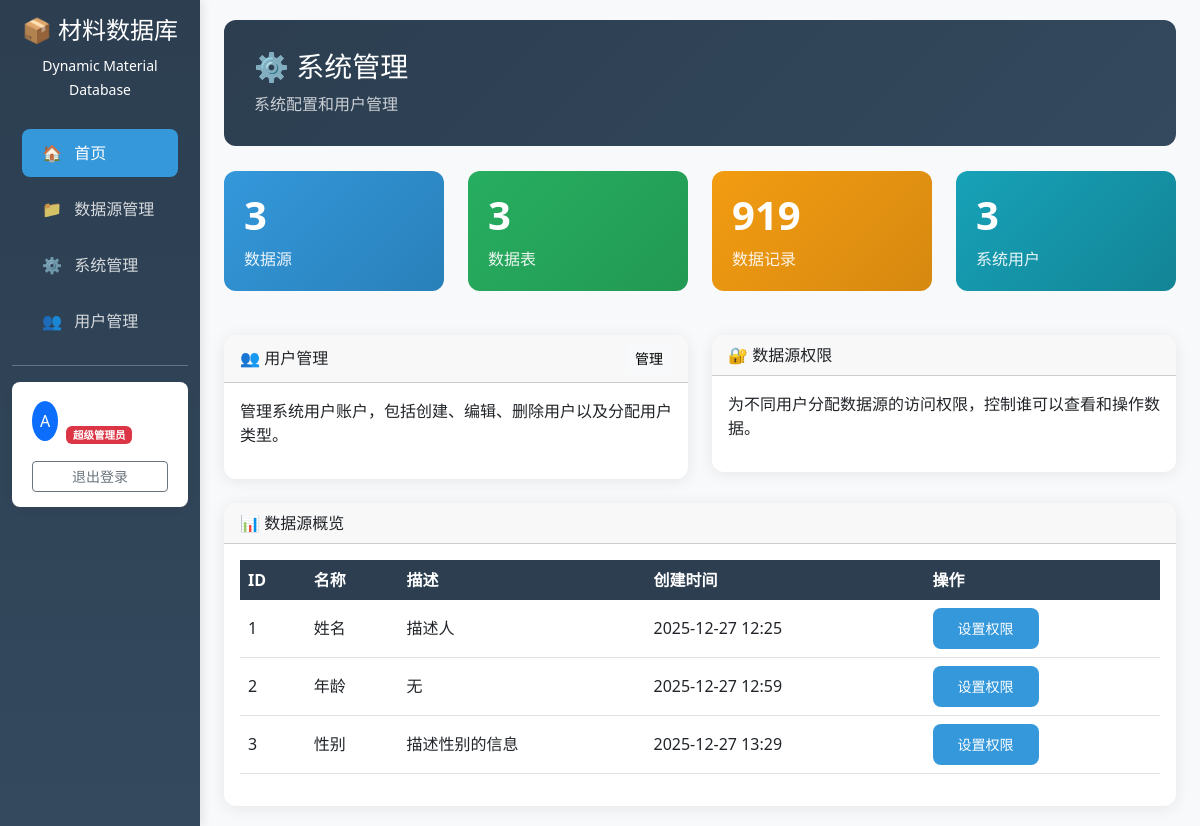
The page /admin (signed in) on the database its author committed.
### database/schema.py (models this page shows)
class User(Base):
    __tablename__ = 'users'
    id = Column(Integer, primary_key=True, autoincrement=True)
    username = Column(String(50), unique=True, nullable=False)
    password_hash = Column(String(255), nullable=False)
    email = Column(String(100))
    user_type = Column(String(20), default='normal')  # super_admin, admin, normal
    is_active = Column(Boolean, default=True)
    created_at = Column(DateTime, default=datetime.now)
    updated_at = Column(DateTime, default=datetime.now, onupdate=datetime.now)
    permissions = relationship("UserTablePermission", back_populates="user")
    data_sources = relationship("DataSource", back_populates="created_by")

class DataSource(Base):
    __tablename__ = 'data_sources'
    id = Column(Integer, primary_key=True, autoincrement=True)
    name = Column(String(100), nullable=False)           # 数据源名称
    source_file = Column(String(255))                    # 原始Excel文件路径
    description = Column(Text)
    created_by_id = Column(Integer, ForeignKey('users.id'))
    created_at = Column(DateTime, default=datetime.now)
    updated_at = Column(DateTime, default=datetime.now, onupdate=datetime.now)
    created_by = relationship("User", back_populates="data_sources")
    permissions = relationship("UserTablePermission", back_populates="data_source")
    dynamic_tables = relationship("DynamicTable", back_populates="data_source")

### app.py (the view)
@app.route('/admin')
@require_login
def admin_panel():
    user = get_current_user()
    if user.user_type != 'super_admin':
        return render_template('error.html', error='需要超级管理员权限')
    users = db.session.query(User).all()
    sources = db.session.query(DataSource).all()
    stats = query_engine.get_statistics()
    return render_template('admin.html', user=user, users=users, data_sources=sources, stats=stats)

### app.py (called while the page is built)
def get_current_user():
    user_id = session.get('user_id')
    if user_id:
        return db.session.query(User).get(user_id)
    return None

def require_login(f):
    from functools import wraps
    @wraps(f)
    def decorated_function(*args, **kwargs):
        if not session.get('user_id'):
            if request.is_json:
                return jsonify({'error': '请先登录'}), 401
            return redirect(url_for('login'))
        return f(*args, **kwargs)
    return decorated_function

### templates/admin.html (shortened to what this page needs)
<!DOCTYPE html>
<html lang="zh-CN">
<head>
    <link href="https://cdn.jsdelivr.net/npm/bootstrap@5.3.0/dist/css/bootstrap.min.css" rel="stylesheet">
    <link href="https://cdn.datatables.net/1.13.6/css/dataTables.bootstrap5.min.css" rel="stylesheet">
</head>
<body>
    {% extends "base.html" %}
    {% block content %}
    <div class="page-header">
        <h3>⚙️ 系统管理</h3>
        <p class="mb-0 opacity-75">系统配置和用户管理</p>
    </div>
    <div class="row mb-4">
        <div class="col-md-3">
            <div class="stat-card primary">
                <h2>{{ stats.data_sources }}</h2>
                <p class="mb-0">数据源</p>
            </div>
        </div>
        <div class="col-md-3">
            <div class="stat-card success">
                <h2>{{ stats.tables }}</h2>
                <p class="mb-0">数据表</p>
            </div>
        </div>
        <div class="col-md-3">
            <div class="stat-card warning">
                <h2>{{ stats.records }}</h2>
                <p class="mb-0">数据记录</p>
            </div>
        </div>
        <div class="col-md-3">
            <div class="stat-card info">
                <h2>{{ stats.users }}</h2>
                <p class="mb-0">系统用户</p>
            </div>
        </div>
    </div>
    <div class="row">
        <div class="col-md-6">
            <div class="card">
                <div class="card-header d-flex justify-content-between align-items-center">
                    <span>👥 用户管理</span>
                    <a href="/admin/users" class="btn btn-sm btn-light">管理</a>
                </div>
                <div class="card-body">
                    <p>管理系统用户账户，包括创建、编辑、删除用户以及分配用户类型。</p>
                </div>
            </div>
        </div>
        <div class="col-md-6">
            <div class="card">
                <div class="card-header d-flex justify-content-between align-items-center">
                    <span>🔐 数据源权限</span>
                </div>
                <div class="card-body">
                    <p>为不同用户分配数据源的访问权限，控制谁可以查看和操作数据。</p>
                </div>
            </div>
        </div>
    </div>
    <div class="row mt-4">
        <div class="col-md-12">
            <div class="card">
                <div class="card-header d-flex justify-content-between align-items-center">
                    <span>📊 数据源概览</span>
                </div>
                <div class="card-body">
                    <div class="table-responsive">
                        <table class="table table-hover">
                            <thead>
                                <tr>
                                    <th>ID</th>
                                    <th>名称</th>
                                    <th>描述</th>
                                    <th>创建时间</th>
                                    <th>操作</th>
                                </tr>
                            </thead>
                            <tbody>
                                {% for source in data_sources %}
                                <tr>
                                    <td>{{ source.id }}</td>
                                    <td>{{ source.name }}</td>
                                    <td>{{ source.description or '无' }}</td>
                                    <td>{{ source.created_at.strftime('%Y-%m-%d %H:%M') }}</td>
                                    <td>
                                        <a href="/admin/permissions/{{ source.id }}" class="btn btn-sm btn-primary">
                                            设置权限
                                        </a>
                                    </td>
                                </tr>
                                {% else %}
                                <tr>
                                    <td colspan="5" class="text-center text-muted">暂无数据源</td>
                                </tr>
                                {% endfor %}
                            </tbody>
                        </table>
                    </div>
                </div>
            </div>
        </div>
    </div>
    {% endblock %}

### templates/base.html (shortened to what this page needs)
<!DOCTYPE html>
<html lang="zh-CN">
<head>
    <link href="https://cdn.jsdelivr.net/npm/bootstrap@5.3.0/dist/css/bootstrap.min.css" rel="stylesheet">
    <link href="https://cdn.datatables.net/1.13.6/css/dataTables.bootstrap5.min.css" rel="stylesheet">
</head>
<body>
    <div class="container-fluid">
        <div class="row">
            <nav class="col-md-3 col-lg-2 d-md-block sidebar collapse show" id="sidebarMenu">
                <div class="position-sticky pt-3">
                    <div class="text-center mb-4">
                        <h4>📦 材料数据库</h4>
                        <small>Dynamic Material Database</small>
                    </div>
                    <ul class="nav flex-column">
                        <li class="nav-item">
                            <a class="nav-link active" href="/">
                                <span class="me-2">🏠</span> 首页
                            </a>
                        </li>
                        <li class="nav-item">
                            <a class="nav-link" href="/data-sources">
                                <span class="me-2">📁</span> 数据源管理
                            </a>
                        </li>
                        <li class="nav-item">
                            <a class="nav-link" href="/admin">
                                <span class="me-2">⚙️</span> 系统管理
                            </a>
                        </li>
                        {% if user and user.user_type == 'super_admin' %}
                        <li class="nav-item">
                            <a class="nav-link" href="/admin/users">
                                <span class="me-2">👥</span> 用户管理
                            </a>
                        </li>
                        {% endif %}
                    </ul>
                    <hr>
                    {% if user %}
                    <div class="user-info">
                        <div class="d-flex align-items-center">
                            <div class="bg-primary rounded-circle p-2 me-2">
                                <span class="text-white">{{ user.username[0].upper() }}</span>
                            </div>
                            <div>
                                <strong>{{ user.username }}</strong>
                                <br>
                                <small class="text-muted">
                                    {% if user.user_type == 'super_admin' %}
                                    <span class="badge bg-danger">超级管理员</span>
                                    {% elif user.user_type == 'admin' %}
                                    <span class="badge bg-warning">管理员</span>
                                    {% else %}
                                    <span class="badge bg-info">普通用户</span>
                                    {% endif %}
                                </small>
                            </div>
                        </div>
                        <div class="mt-3">
                            <a href="/logout" class="btn btn-outline-secondary btn-sm w-100">退出登录</a>
                        </div>
                    </div>
                    {% endif %}
                </div>
            </nav>
            <main class="col-md-9 ms-sm-auto col-lg-10 px-md-4 main-content">
                {% block content %}{% endblock %}
            </main>
        </div>
    </div>
</body>
</html>

### templates/admin.html (style rules this page uses)
:root { --primary-color: #2c3e50; --accent-color: #3498db; }
body { font-family: 'Segoe UI', Tahoma, Geneva, Verdana, sans-serif; background-color: #f8f9fa; }
.page-header { background: linear-gradient(135deg, var(--primary-color) 0%, #1a252f 100%); color: white; padding: 25px 30px; border-radius: 12px; margin-bottom: 25px; }
.stat-card { padding: 25px; border-radius: 12px; color: white; margin-bottom: 20px; }
.stat-card h2 { font-size: 2.5rem; font-weight: 700; }
.stat-card.primary { background: linear-gradient(135deg, #3498db, #2980b9); }
.stat-card.success { background: linear-gradient(135deg, #27ae60, #229954); }
.stat-card.warning { background: linear-gradient(135deg, #f39c12, #d68910); }
.stat-card.info { background: linear-gradient(135deg, #17a2b8, #138496); }
.card { border: none; border-radius: 12px; box-shadow: 0 2px 15px rgba(0,0,0,0.08); }
.card-header { background: var(--primary-color); color: white; border-radius: 12px 12px 0 0 !important; }
.table th { background: var(--primary-color); color: white; font-weight: 600; border: none; }

### templates/base.html (style rules this page uses)
:root { --primary-color: #2c3e50; --secondary-color: #34495e; --accent-color: #3498db; --success-color: #27ae60; --warning-color: #f39c12; --danger-color: #e74c3c; --light-bg: #f8f9fa; }
body { font-family: 'Segoe UI', Tahoma, Geneva, Verdana, sans-serif; background-color: var(--light-bg); }
.sidebar { min-height: 100vh; background: linear-gradient(180deg, var(--primary-color) 0%, var(--secondary-color) 100%); color: white; box-shadow: 2px 0 10px rgba(0,0,0,0.1); }
.sidebar .nav-link { color: rgba(255,255,255,0.8); padding: 12px 20px; margin: 4px 10px; border-radius: 8px; transition: all 0.3s ease; }
.sidebar .nav-link.active { background: var(--accent-color); color: white; }
.main-content { padding: 20px; }
.card { border: none; border-radius: 12px; box-shadow: 0 2px 15px rgba(0,0,0,0.08); transition: transform 0.3s ease, box-shadow 0.3s ease; }
.stat-card { padding: 20px; border-radius: 12px; color: white; }
.stat-card.primary { background: linear-gradient(135deg, #3498db, #2980b9); }
.stat-card.success { background: linear-gradient(135deg, #27ae60, #229954); }
.stat-card.warning { background: linear-gradient(135deg, #f39c12, #d68910); }
.stat-card p { margin: 0; opacity: 0.9; }
.btn-primary { background: var(--accent-color); border: none; padding: 10px 25px; border-radius: 8px; }
.page-header { background: linear-gradient(135deg, var(--primary-color) 0%, var(--secondary-color) 100%); color: white; padding: 30px; border-radius: 12px; margin-bottom: 25px; }
.user-info { background: white; padding: 15px 20px; border-radius: 8px; margin-bottom: 20px; box-shadow: 0 2px 10px rgba(0,0,0,0.05); }
.table th { background: var(--primary-color); color: white; font-weight: 600; border: none; }
.table td { vertical-align: middle; }

### rows shown on the page
User: username "A"
DataSource: id "1", name "姓名", description "描述人", created_at "2025-12-27 12:25"
DataSource: id "2", name "年龄", description "无", created_at "2025-12-27 12:59"
DataSource: id "3", name "性别", description "描述性别的信息", created_at "2025-12-27 13:29"

### other values the page prints
{{ stats.data_sources }} "3"
{{ stats.tables }} "3"
{{ stats.records }} "919"
{{ stats.users }} "3"
